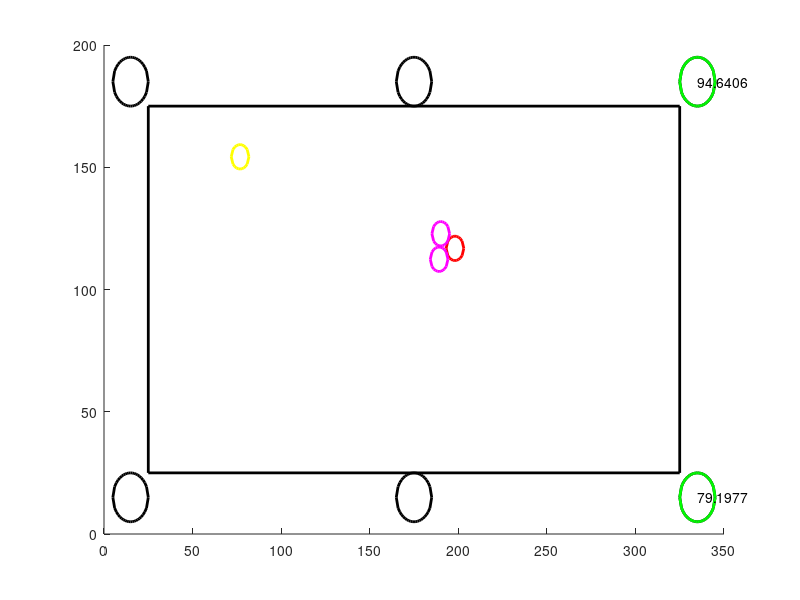

Reproduce this figure in MATLAB.
function pooltable
clc;

global fov table BALL_SIZE accel;

BALL_SIZE = 5;
accel = 10;

fov.width = 350;
fov.height = 200;

table.width = 300;
table.height = 150;
table.x = 25;
table.y = 25;
table.pocket_r = 10;
table.NUM_POCKETS = 6;

w = table.width/2;
h = table.height/2;
r = table.pocket_r;

table.pockets = [ [-r -r]; ...       %Bottom left
    [-r 2*h+r]; ...    %Top left
    [w -r]; ...        %Center bottom
    [w 2*h+r];         %Center top
    [2*w+r -r]; ...    %Bottom right
    [2*w+r 2*h+r]; ... %Top right
    ];

table.pockets = table.pockets + repmat([table.x table.y], 6, 1);

plotTable();


cue = [rand*150+50 rand*120+40];
target = [rand*150+50 rand*120+40];

plotCircle(cue(1), cue(2), BALL_SIZE, 'y');
plotCircle(target(1), target(2), BALL_SIZE, 'r');

otherballs = [];
% plotCircle(otherballs(1), otherballs(2), BALL_SIZE, 'b');

for i=1:00
    randball = [rand*150+50 rand*120+40];
    plotCircle(randball(1), randball(2), BALL_SIZE, 'b');
    otherballs = [otherballs; randball];
end

for i=1:table.NUM_POCKETS
    pocket = table.pockets(i, :);
    ghost = findGhost(target, pocket);

%     plotCircle(ghost(1), ghost(2), BALL_SIZE, '--m');
%     plotCircle(pocket(1), pocket(2), table.pocket_r, '--g');

    if isShotPossible(cue, ghost, pocket)
        
        pathClear = true;
        for j=1:size(otherballs, 1)
            if isBallInPath(cue, ghost, otherballs(j, :)) 
                pathClear = false;
                break;
            end
        end
        
        if ~pathClear
            continue;
        end
        
        for j=1:size(otherballs, 1)
            if isBallInPath(target, pocket, otherballs(j, :)) 
                pathClear = false;
                break;
            end
        end
        
        if pathClear
            plotCircle(ghost(1), ghost(2), BALL_SIZE, 'm');
            plotCircle(pocket(1), pocket(2), table.pocket_r, 'g');
            
            u_c = findInitVel(cue, ghost, target, pocket);
            text(pocket(1), pocket(2), num2str(u_c));            
        end
    end
end

% pc = findBestPocket(target);

return

%%Find initial velocity of cue to pot target into pocket
function u_c = findInitVel(cue, ghost, target, pocket)
global accel;

theta_gc = atan2(ghost(2) - cue(2), ghost(1) - cue(1));
theta_gt = atan2(target(2) - ghost(2), target(1) - ghost(1));
theta_ct = theta_gc - theta_gt;
s = norm(target - pocket);
d = norm(cue - ghost);

u_c = sqrt( 2*accel*s/(cos(theta_ct)*cos(theta_ct)) + 2*accel*d );

return
%% Is shot possible
%The angle subtended at ghost by cue-ghost and ghost-pocket vectors must be
%acute
function ret = isShotPossible(cue, ghost, pocket)
 
ret = true;
cg = norm(cue - ghost);
gp = norm(ghost - pocket);
cp = norm(cue - pocket);

%Law of cosines
theta = acos( (gp*cp + cg*cg - cp*cp)/(2*gp*cg));
if theta<pi/2
    ret = false;
end
return

%% Find ghost ball
function ghost = findGhost(ball, pocket)
global BALL_SIZE table;
theta = atan2(pocket(2)-ball(2), pocket(1)-ball(1));
ghost = [ball(1)-2*BALL_SIZE*cos(theta) ball(2)-2*BALL_SIZE*sin(theta)];

return

%% Is any ball in path to object
function ret = isBallInPath(src_t, dest_t, ball)
global BALL_SIZE

if norm(src_t - ball) < 2*BALL_SIZE || norm(dest_t - ball) < 2*BALL_SIZE
    ret = true;
    return;
end

error = 2;

src = src_t - ball;
dest = dest_t - ball;

theta = pi/2 - atan2(dest(2) - src(2), dest(1) - src(1));

%Center
dr = norm(dest - src);
D = src(1)*dest(2) - dest(1)*src(2);

%Right line
src_r = [src(1) + BALL_SIZE*cos(theta) src(2) - BALL_SIZE*sin(theta)];
dest_r = [dest(1) + BALL_SIZE*cos(theta) dest(2) - BALL_SIZE*sin(theta)];
D_r = src_r(1)*dest_r(2) - dest_r(1)*src_r(2);

%Left line
src_l = [src(1) - BALL_SIZE*cos(theta) src(2) + BALL_SIZE*sin(theta)];
dest_l = [dest(1) - BALL_SIZE*cos(theta) dest(2) + BALL_SIZE*sin(theta)];
D_l = src_l(1)*dest_l(2) - dest_l(1)*src_l(2);

plot([src(1) dest(1)]+ball(1), [src(2) dest(2)]+ball(2), '--m');
plot([src_r(1) dest_r(1)]+ball(1), [src_r(2) dest_r(2)]+ball(2), '--m');
plot([src_l(1) dest_l(1)]+ball(1), [src_l(2) dest_l(2)]+ball(2), '--m');

delta_c = BALL_SIZE*BALL_SIZE*dr*dr - D*D;
delta_r = BALL_SIZE*BALL_SIZE*dr*dr - D_r*D_r;
delta_l = BALL_SIZE*BALL_SIZE*dr*dr - D_l*D_l;

%Ball cannot be in path is src-dest dist > src-ball. Accout for radius of
%ball and source
if norm(src_t - dest_t) + 2*BALL_SIZE - error < norm(src_t - ball)
    ret = false;
    return
end

if delta_c > 0 || delta_l > 0 || delta_r > 0
    %If both dest and src are on the same size of ball, there is no
    %overlap. The angle subtended at ball by src-ball and dest-ball will be
    %acute. The isShotPossible() calculates this, so reuse with diff args
    if ~isShotPossible(src_t, ball, dest_t)
        ret = false;
    else
        ret = true;
    end        
else
    ret = false;
end

return

%% Plot table
function plotTable()

global fov table
clf;
rectangle('Position', [table.x table.y table.width table.height], 'LineWidth', 2);
xlim([0 fov.width]);
ylim([0 fov.height]);

hold on;

for i=1:size(table.pockets, 1)
    pc = table.pockets(i, :);
    plotCircle(pc(1), pc(2), table.pocket_r, 'k');
end
return

%% Plot circle
function plotCircle(x, y, r, color)

xi = x-r:x+r;
yi = y + sqrt(r*r - (xi - x).*(xi - x));
yi = [yi y - sqrt(r*r - (xi - x).*(xi - x))];

plot([xi fliplr(xi)], yi, color, 'Linewidth', 2);
return